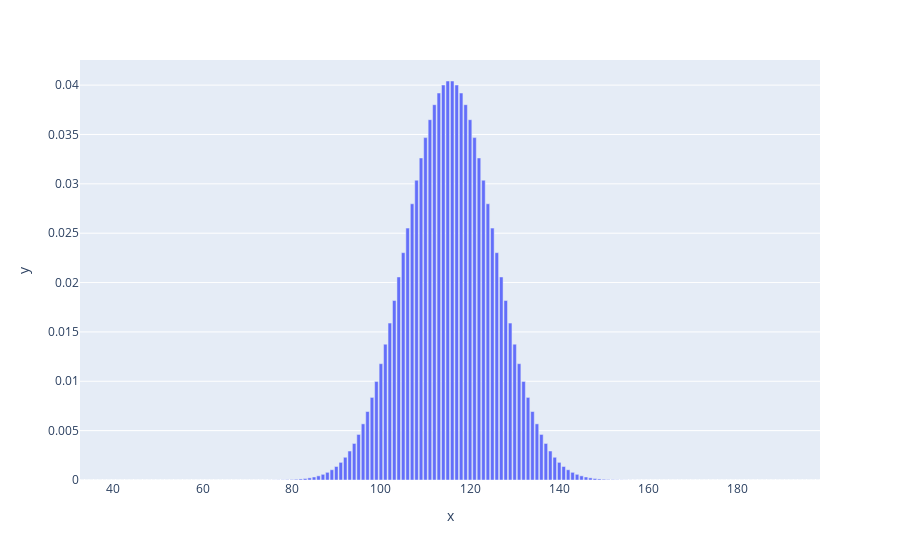

The code cell stored with this chart in its notebook:
### Code cell
W = [X]
for i in range(32):
    W.append(scipy.signal.convolve(W[0], W[-1]))
px.bar(x=range(len(W), len(W[-1]) + len(W)), y=W[-1]).show()

### Figure 1 — Plotly figure (JSON) as saved in the notebook; plotly's stock layout.template omitted (floating-point values rounded to 4 significant figures; data arrays with more than 128 entries replaced by an {"elided": "..."} marker saying what was removed)
{"data": [{"alignmentgroup": "True", "hovertemplate": "x=%{x}<br>y=%{y}<extra></extra>", "legendgroup": "", "marker": {"color": "#636efa", "pattern": {"shape": ""}}, "name": "", "offsetgroup": "", "orientation": "v", "showlegend": false, "textposition": "auto", "type": "bar", "x": {"elided": "166 int values"}, "xaxis": "x", "y": {"elided": "166 float values"}, "yaxis": "y"}], "layout": {"barmode": "relative", "legend": {"tracegroupgap": 0}, "margin": {"t": 60}, "xaxis": {"anchor": "y", "domain": [0, 1], "title": {"text": "x"}}, "yaxis": {"anchor": "x", "domain": [0, 1], "title": {"text": "y"}}}}
